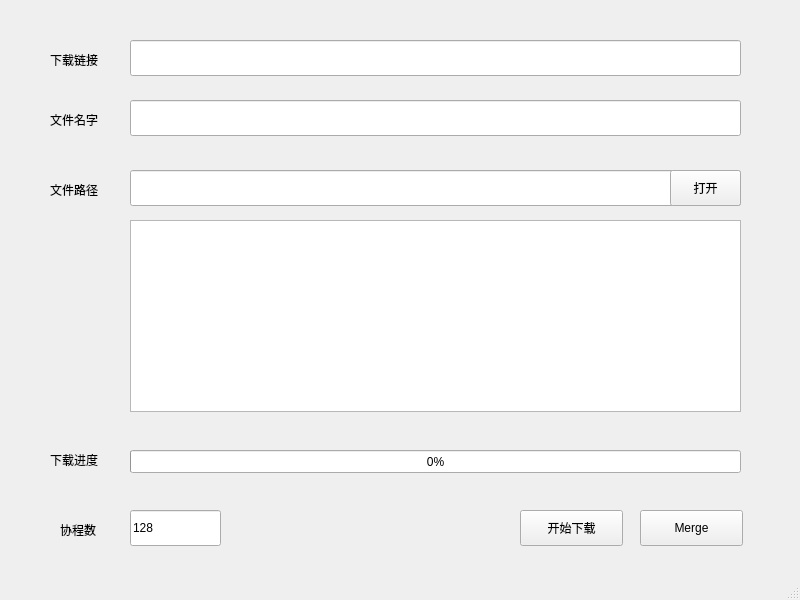
<?xml version="1.0" encoding="UTF-8"?>
<ui version="4.0">
 <class>MainWindow</class>
 <widget class="QMainWindow" name="MainWindow">
  <property name="geometry">
   <rect>
    <x>0</x>
    <y>0</y>
    <width>800</width>
    <height>600</height>
   </rect>
  </property>
  <property name="windowTitle">
   <string>文件下载</string>
  </property>
  <widget class="QWidget" name="centralwidget">
   <widget class="QLabel" name="download_link_label">
    <property name="geometry">
     <rect>
      <x>50</x>
      <y>50</y>
      <width>66</width>
      <height>19</height>
     </rect>
    </property>
    <property name="text">
     <string>下载链接</string>
    </property>
   </widget>
   <widget class="QLineEdit" name="download_url_input">
    <property name="geometry">
     <rect>
      <x>130</x>
      <y>40</y>
      <width>611</width>
      <height>36</height>
     </rect>
    </property>
   </widget>
   <widget class="QLabel" name="download_file_name">
    <property name="geometry">
     <rect>
      <x>50</x>
      <y>110</y>
      <width>66</width>
      <height>19</height>
     </rect>
    </property>
    <property name="text">
     <string>文件名字</string>
    </property>
   </widget>
   <widget class="QLineEdit" name="download_file_name_input">
    <property name="geometry">
     <rect>
      <x>130</x>
      <y>100</y>
      <width>611</width>
      <height>36</height>
     </rect>
    </property>
   </widget>
   <widget class="QLabel" name="download_file_path">
    <property name="geometry">
     <rect>
      <x>50</x>
      <y>180</y>
      <width>66</width>
      <height>19</height>
     </rect>
    </property>
    <property name="text">
     <string>文件路径</string>
    </property>
   </widget>
   <widget class="QLineEdit" name="download_file_path_input">
    <property name="geometry">
     <rect>
      <x>130</x>
      <y>170</y>
      <width>611</width>
      <height>36</height>
     </rect>
    </property>
   </widget>
   <widget class="QProgressBar" name="download_progress">
    <property name="geometry">
     <rect>
      <x>130</x>
      <y>450</y>
      <width>611</width>
      <height>23</height>
     </rect>
    </property>
    <property name="value">
     <number>0</number>
    </property>
   </widget>
   <widget class="QLabel" name="download_progress_label">
    <property name="geometry">
     <rect>
      <x>50</x>
      <y>450</y>
      <width>66</width>
      <height>19</height>
     </rect>
    </property>
    <property name="text">
     <string>下载进度</string>
    </property>
   </widget>
   <widget class="QPushButton" name="start_download_button">
    <property name="geometry">
     <rect>
      <x>520</x>
      <y>510</y>
      <width>103</width>
      <height>36</height>
     </rect>
    </property>
    <property name="text">
     <string>开始下载</string>
    </property>
   </widget>
   <widget class="QTableView" name="download_list_table">
    <property name="geometry">
     <rect>
      <x>130</x>
      <y>220</y>
      <width>611</width>
      <height>192</height>
     </rect>
    </property>
   </widget>
   <widget class="QPushButton" name="button_open_folder">
    <property name="geometry">
     <rect>
      <x>670</x>
      <y>170</y>
      <width>71</width>
      <height>36</height>
     </rect>
    </property>
    <property name="text">
     <string>打开</string>
    </property>
   </widget>
   <widget class="QLabel" name="max_async_count_label">
    <property name="geometry">
     <rect>
      <x>60</x>
      <y>520</y>
      <width>51</width>
      <height>19</height>
     </rect>
    </property>
    <property name="text">
     <string>协程数</string>
    </property>
   </widget>
   <widget class="QLineEdit" name="max_async_count_input">
    <property name="geometry">
     <rect>
      <x>130</x>
      <y>510</y>
      <width>91</width>
      <height>36</height>
     </rect>
    </property>
    <property name="text">
     <string>128</string>
    </property>
   </widget>
   <widget class="QPushButton" name="button_merge_ts_to_mp4">
    <property name="geometry">
     <rect>
      <x>640</x>
      <y>510</y>
      <width>103</width>
      <height>36</height>
     </rect>
    </property>
    <property name="text">
     <string>Merge</string>
    </property>
   </widget>
  </widget>
  <widget class="QStatusBar" name="statusbar"/>
 </widget>
 <resources/>
 <connections/>
</ui>
